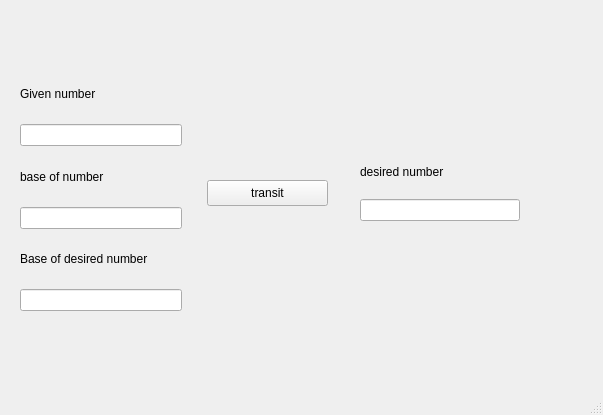
<?xml version="1.0" encoding="UTF-8"?>
<ui version="4.0">
 <class>MainWindow</class>
 <widget class="QMainWindow" name="MainWindow">
  <property name="geometry">
   <rect>
    <x>0</x>
    <y>0</y>
    <width>603</width>
    <height>415</height>
   </rect>
  </property>
  <property name="windowTitle">
   <string>MainWindow</string>
  </property>
  <widget class="QWidget" name="centralwidget">
   <widget class="QWidget" name="verticalLayoutWidget">
    <property name="geometry">
     <rect>
      <x>20</x>
      <y>70</y>
      <width>162</width>
      <height>241</height>
     </rect>
    </property>
    <layout class="QVBoxLayout" name="verticalLayout">
     <item>
      <widget class="QLabel" name="label">
       <property name="text">
        <string>Given number</string>
       </property>
      </widget>
     </item>
     <item>
      <widget class="QLineEdit" name="EditNumber"/>
     </item>
     <item>
      <widget class="QLabel" name="label_2">
       <property name="text">
        <string>base of number</string>
       </property>
      </widget>
     </item>
     <item>
      <widget class="QLineEdit" name="EditBaseNumber"/>
     </item>
     <item>
      <widget class="QLabel" name="label_3">
       <property name="text">
        <string>Base of desired number</string>
       </property>
      </widget>
     </item>
     <item>
      <widget class="QLineEdit" name="EditDesiredNumber"/>
     </item>
    </layout>
   </widget>
   <widget class="QPushButton" name="TransitButton">
    <property name="geometry">
     <rect>
      <x>207</x>
      <y>180</y>
      <width>121</width>
      <height>26</height>
     </rect>
    </property>
    <property name="text">
     <string>transit</string>
    </property>
   </widget>
   <widget class="QWidget" name="verticalLayoutWidget_2">
    <property name="geometry">
     <rect>
      <x>360</x>
      <y>150</y>
      <width>160</width>
      <height>71</height>
     </rect>
    </property>
    <layout class="QVBoxLayout" name="verticalLayout_2">
     <item>
      <widget class="QLabel" name="label_4">
       <property name="text">
        <string>desired number</string>
       </property>
      </widget>
     </item>
     <item>
      <widget class="QLineEdit" name="DesiredNumber">
       <property name="readOnly">
        <bool>true</bool>
       </property>
      </widget>
     </item>
    </layout>
   </widget>
  </widget>
  <widget class="QMenuBar" name="menubar">
   <property name="geometry">
    <rect>
     <x>0</x>
     <y>0</y>
     <width>603</width>
     <height>23</height>
    </rect>
   </property>
  </widget>
  <widget class="QStatusBar" name="statusbar"/>
 </widget>
 <resources/>
 <connections/>
</ui>
